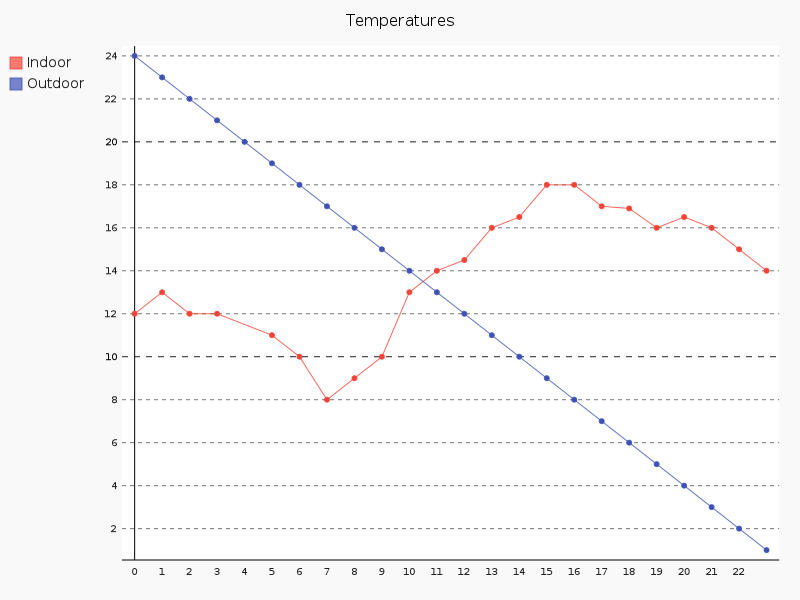

Python code for this plot:
#!/usr/bin/env python
#https://github.com/python-telegram-bot/python-telegram-bot#api

# Sergio Tanzilli - sergio@tanzilli.com
 
from telegram.ext import Updater, CommandHandler
import time
import random
import pygal

mytoken="your token here"

#/start command handler
def cmd_start(bot, update):
	print "Received: /start"	
	bot.sendMessage(update.message.chat_id, text="Random graph...\n")

	for i in range(24):
		indoor[i]=random.random()*24

	line_chart = pygal.Line()
	line_chart.title = 'Temperatures'
	line_chart.x_labels = map(str, range(0, 23))
	line_chart.add('Indoor', indoor)
	line_chart.add('Outdoor',[24,23,22,21,20,19,18,17,16,15,14,13,12,11,10,9,8,7,6,5,4,3,2,1])
	line_chart.render_to_png('graph.png')

	bot.sendPhoto(update.message.chat_id,open('graph.png'))
	

#Open a link to Telegram using the Token Assigned
updater = Updater(mytoken)	
job_queue = updater.job_queue

dispatcher = updater.dispatcher

#Handler definition
dispatcher.add_handler(CommandHandler("start", cmd_start))

# Start the updater
update_queue = updater.start_polling()
print "Started. Type ctrl-C to exit"		

#Forever loop
try:
	while True:
		time.sleep(1)

finally:
	print "\nExit in 10 seconds"		
	updater.stop()
	exit()
